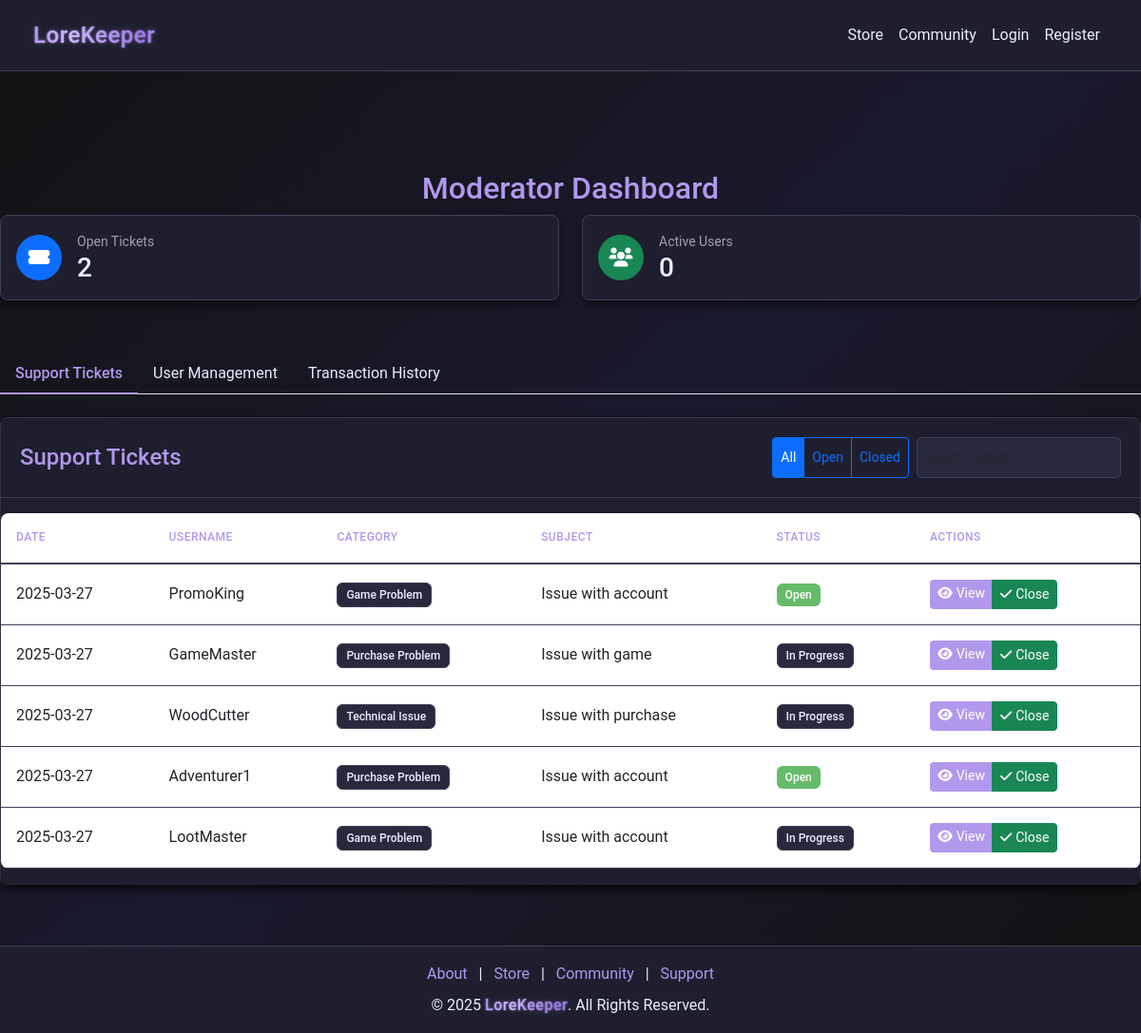
The app's page /moderator/dashboard, older data.
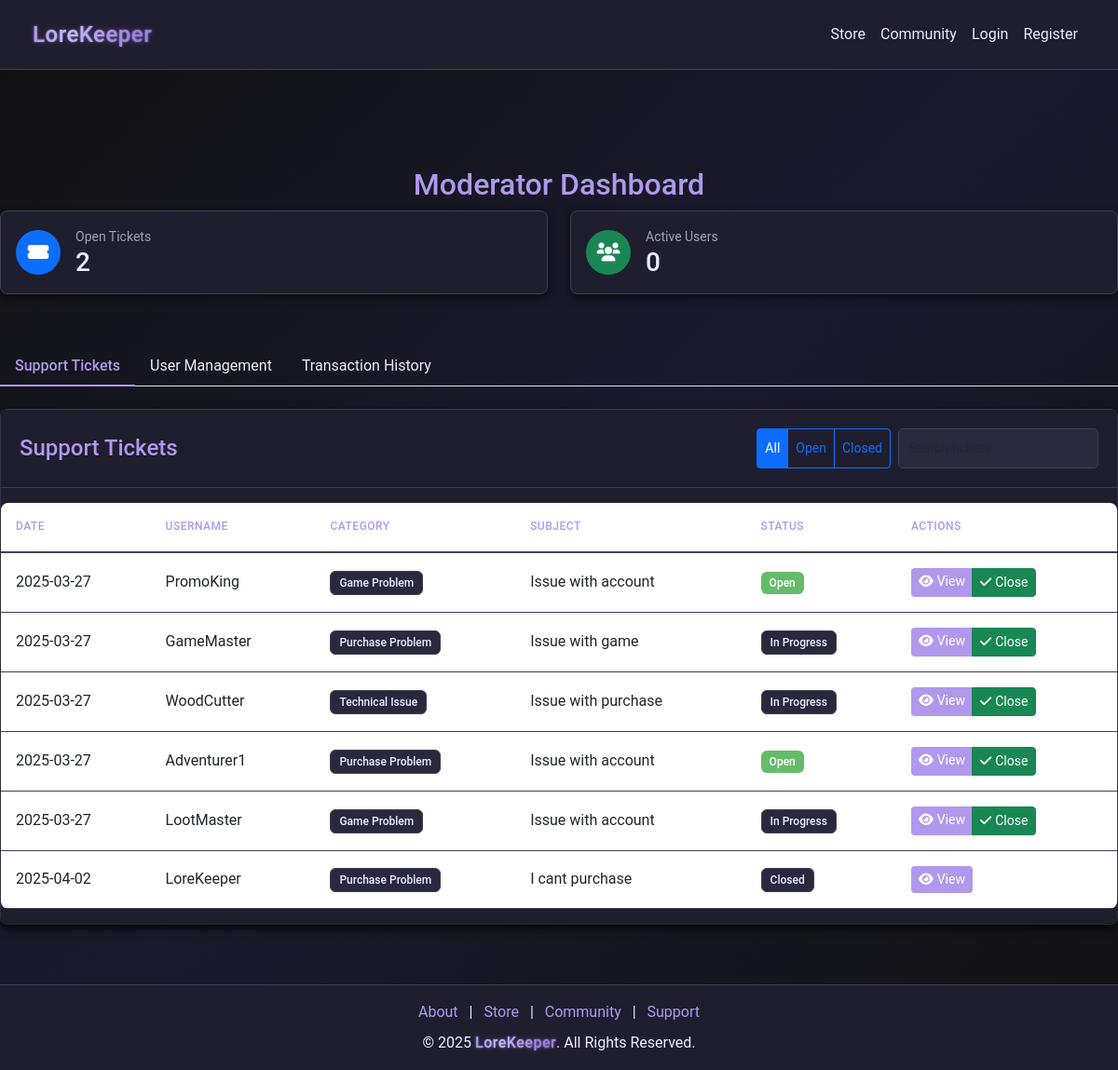
The same page, newer data.
### models.py (models this page shows)
class SupportTicket(db.Model):
    __tablename__ = "support_tickets"
    id = db.Column(db.Integer, primary_key=True)
    user_id = db.Column(db.Integer, db.ForeignKey("users.id"), nullable=False)
    category = db.Column(db.String(100), nullable=False)
    subject = db.Column(db.String(100), nullable=False)
    message = db.Column(db.Text, nullable=False)
    status = db.Column(db.String(20), default="Open", index=True)
    created_at = db.Column(db.DateTime, default=datetime.utcnow)
    responses = db.relationship(
        "SupportTicketResponse",
        back_populates="ticket",
        lazy="dynamic",
        cascade="all, delete-orphan",
    )
    user = db.relationship("User", back_populates="tickets")

class User(db.Model):
    __tablename__ = "users"
    id = db.Column(db.Integer, primary_key=True)
    username = db.Column(db.String(64), nullable=False, index=True)
    email = db.Column(db.String(128), unique=True, nullable=False, index=True)
    password = db.Column(db.String(128), nullable=False)
    bio = db.Column(db.String(256), default="")
    privilege_id = db.Column(db.Integer, db.ForeignKey("privileges.id"), default=1)
    created_at = db.Column(db.DateTime, default=datetime.utcnow)
    status = db.Column(db.String(64), default="Active", index=True)
    balance = db.Column(db.Integer, default=0)
    pending_balance = db.Column(db.Integer, default=0)
    purchases = db.relationship(
        "Purchase", back_populates="user", lazy=True, cascade="all, delete-orphan"
    )
    subscription = db.relationship(
        "Subscription", back_populates="user", lazy=True, cascade="all, delete-orphan"
    )
    received_transactions = db.relationship(
        "Receipt", foreign_keys="Receipt.receiver_id", back_populates="receiver"
    )
    tickets = db.relationship("SupportTicket", back_populates="user")
    responses = db.relationship("SupportTicketResponse", back_populates="responder")
    balance_logs = db.relationship("TransactionLog", back_populates="user")
    game_states = db.relationship("GameState", back_populates="user")
    grindstone_items = db.relationship("GrindStoneItem", back_populates="user")
    community_posts = db.relationship("CommunityPost", back_populates="creator")
    community_replies = db.relationship("CommunityReply", back_populates="creator")

### app.py (the view)
@app.route("/moderator/dashboard", methods=["GET", "POST"])
def moderator_dashboard():
    tickets = SupportTicket.query.all()
    return render_template(
        "moderator_dashboard.html",
        tickets=tickets,
        get_username_from_id=get_username_from_id,
    )

### app.py (called while the page is built, shortened)
@app.after_request
def add_header(response):
    response.headers["Cache-Control"] = "no-store"
    return response

@app.route("/get_username_from_id/<int:user_id>")
def get_username_from_id(user_id):
    user = User.query.filter_by(id=user_id).first()
    return user.username

@app.route("/getCookie", methods=["POST", "GET"])
def getCookie():
    try:
        user_id = request.cookies.get("user_id")
    except Exception as e:
        print(f"Error getting cookie: {e}")
        session.clear()
    return redirect(url_for("home"))

@app.before_request
def before_request():
    try:
        if session.get("user_id"):
            session.permanent = True
        else:
            getCookie()
    except Exception:
        session.clear()

### templates/moderator_dashboard.html (shortened to what the changed rows need)
{% extends "nav_footer_template.html" %}
{% block content %}
<div class="container mt-5 admin-dashboard">
    <h2 class="text-center" style="color: var(--accent-color);">Moderator Dashboard</h2>
    <div class="tab-content" id="moderatorTabContent">
        <div class="tab-pane fade show active" id="tickets" role="tabpanel">
            <div class="admin-card">
                <div class="card-body p-0">
                    <div class="table-responsive">
                        <table class="table admin-table">
                            <thead>
                                <tr>
                                    <th>Date</th>
                                    <th>Username</th>
                                    <th>Category</th>
                                    <th>Subject</th>
                                    <th>Status</th>
                                    <th>Actions</th>
                                </tr>
                            </thead>
                            <tbody>
                                {% for ticket in tickets %}
                                <tr>
                                    <td>{{ ticket.created_at.strftime('%Y-%m-%d') }}</td>
                                    <td>{{ get_username_from_id(ticket.user_id) }}</td>
                                    <td>
                                        <span class="badge bg-secondary">{{ ticket.category }}</span>
                                    </td>
                                    <td>{{ ticket.subject }}</td>
                                    <td>
                                        <span class="badge {% if ticket.status == 'Open' %}bg-success{% else %}bg-secondary{% endif %}">
                                            {{ ticket.status }}
                                        </span>
                                    </td>
                                    <td>
                                        <div class="btn-group">
                                            <a href="{{ url_for('view_ticket', ticket_id=ticket.id) }}" class="btn btn-sm btn-primary">
                                                <i class="fas fa-eye me-1"></i>View
                                            </a>
                                            {% if ticket.status != 'Closed' %}
                                            <button type="button" class="btn btn-sm btn-success" onclick="closeTicket('{{ ticket.id }}')">
                                                <i class="fas fa-check me-1"></i>Close
                                            </button>
                                            {% endif %}
                                        </div>
                                    </td>
                                </tr>
                                {% endfor %}
                            </tbody>
                        </table>
                    </div>
                </div>
            </div>
        </div>
    </div>
</div>
{% endblock %}

Row changes from the older to the newer data that the page shows:
added SupportTicket: created_at "2025-04-02", category "Purchase Problem", subject "I cant purchase", status "Closed"
now on this page (row edited): User: username "LoreKeeper"
